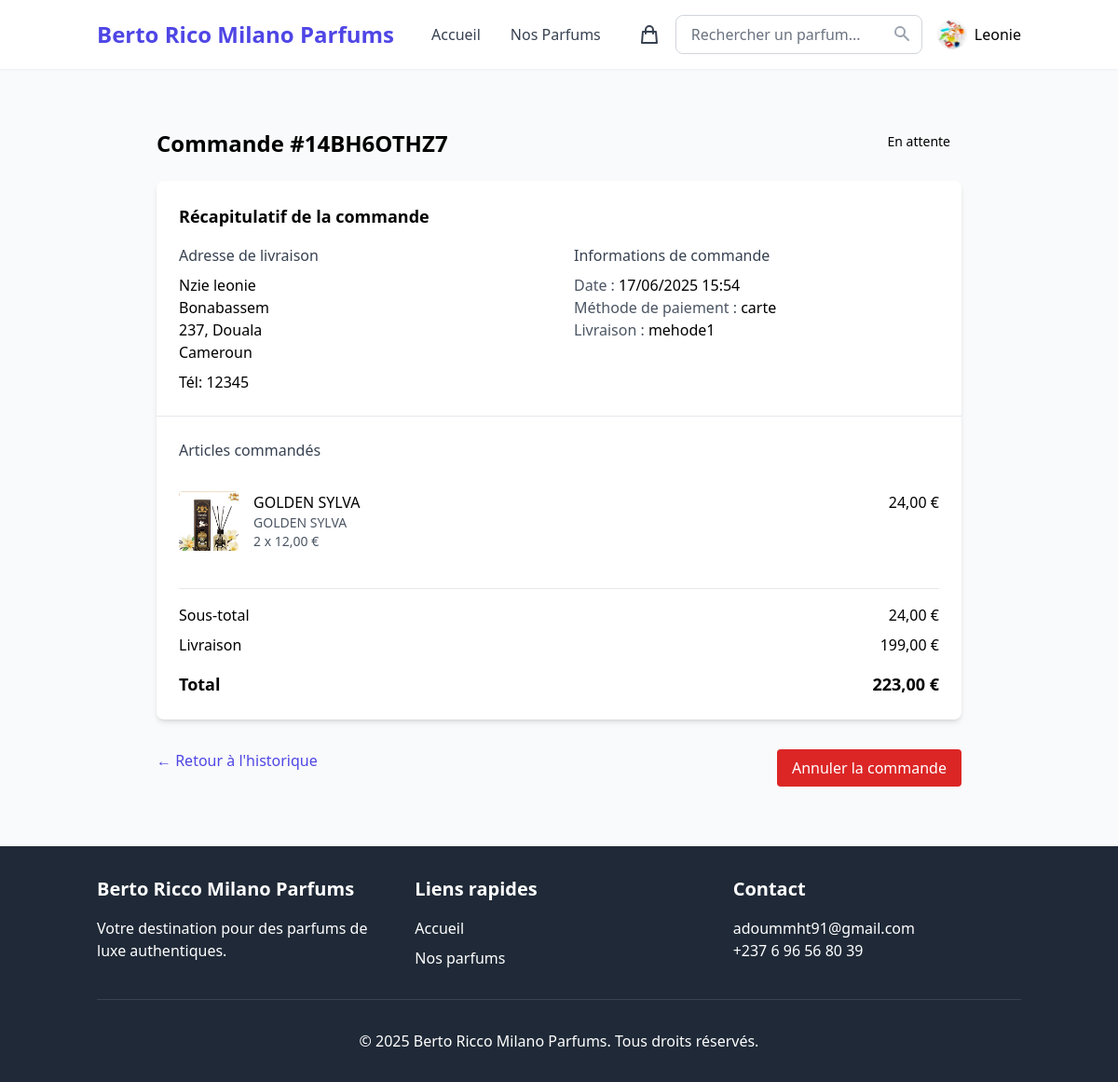
The page /commande/14BH6OTHZ7/ (signed in) on the database its author committed.
### core/models.py (models this page shows, shortened)
class User(AbstractUser):
    phone = models.CharField(max_length=20, blank=True)
    avatar = models.ImageField(upload_to='avatars/', blank=True, null=True)
    email_verified = models.BooleanField(default=False)
    newsletter_subscription = models.BooleanField(default=False)
    class Meta:
        verbose_name = 'Utilisateur'
        verbose_name_plural = 'Utilisateurs'

class Commande(models.Model):
    STATUT_CHOICES = (
        ('en_attente', 'En attente'),
        ('en_traitement', 'En traitement'),
        ('expediee', 'Expédiée'),
        ('livree', 'Livrée'),
        ('annulee', 'Annulée'),
    )
    utilisateur = models.ForeignKey(settings.AUTH_USER_MODEL, on_delete=models.CASCADE)
    numero_commande = models.CharField(max_length=20, unique=True)
    adresse_livraison = models.ForeignKey(AdresseLivraison, on_delete=models.SET_NULL, null=True)
    date_commande = models.DateTimeField(auto_now_add=True)
    statut = models.CharField(max_length=20, choices=STATUT_CHOICES, default='en_attente')
    total = models.DecimalField(max_digits=10, decimal_places=2)
    coupon = models.ForeignKey('Coupon', on_delete=models.SET_NULL, null=True, blank=True)
    reduction = models.DecimalField(max_digits=10, decimal_places=2, default=0)
    frais_livraison = models.DecimalField(max_digits=10, decimal_places=2, default=0)
    methode_paiement = models.CharField(max_length=50)
    methode_livraison = models.ForeignKey(
        'MethodeLivraison',
        on_delete=models.SET_NULL,
        null=True,
        blank=True,
        verbose_name="Méthode de livraison"
    )
    @property
    def total_avant_reduction(self):
        return self.total - self.frais_livraison

class AdresseLivraison(models.Model):
    utilisateur = models.ForeignKey(settings.AUTH_USER_MODEL, on_delete=models.CASCADE, related_name='adresses_livraison')
    nom_complet = models.CharField(max_length=100)
    adresse = models.CharField(max_length=255)
    societe = models.CharField(max_length=100, blank=True)  # Optionnel pour les livraisons en entreprise
    ville = models.CharField(max_length=100)
    complement = models.CharField(max_length=255, blank=True)
    code_postal = models.CharField(max_length=20)
    pays = models.CharField(max_length=100)
    telephone = models.CharField(max_length=20)
    par_defaut = models.BooleanField(default=False)
    notes = models.TextField(blank=True)  # Instructions spéciales pour la livraison
    class Meta:
        verbose_name_plural = "Adresses de livraison"
        ordering = ['-par_defaut', 'ville']

class MethodeLivraison(models.Model):
    nom = models.CharField(max_length=100)
    description = models.TextField(blank=True)
    prix = models.DecimalField(max_digits=10, decimal_places=2)
    delai = models.CharField(max_length=100)
    actif = models.BooleanField(default=True)
    def __str__(self):
        return self.nom

class ArticleCommande(models.Model):
    commande = models.ForeignKey(Commande, on_delete=models.CASCADE, related_name='articles')
    parfum = models.ForeignKey(Parfum, on_delete=models.SET_NULL, null=True)
    quantite = models.PositiveIntegerField()
    prix = models.DecimalField(max_digits=10, decimal_places=2)
    @property
    def sous_total(self):
        return self.quantite * self.prix

class Parfum(models.Model):
    GENRE_CHOICES = [
        ('F', 'Féminin'),
        ('M', 'Masculin'),
        ('U', 'Unisexe'),
    ]
    nom = models.CharField(max_length=200)
    marque = models.ForeignKey(Marque, on_delete=models.CASCADE)
    genre = models.CharField(max_length=1, choices=GENRE_CHOICES)
    description = models.TextField()
    prix = models.DecimalField(max_digits=8, decimal_places=2)
    volume = models.PositiveIntegerField(help_text="Volume en ml")
    image = models.ImageField(upload_to='parfums/')
    note_principale = models.CharField(max_length=100)
    disponible = models.BooleanField(default=True)
    date_ajout = models.DateTimeField(auto_now_add=True)

class Marque(models.Model):
    nom = models.CharField(max_length=100)
    description = models.TextField()
    logo = models.ImageField(upload_to='marques/', blank=True, null=True)
    def __str__(self):
        return self.nom

### core/views.py (the view)
# urls.py: path('commande/<str:numero_commande>/', views.detail_commande, name='detail_commande'),
@login_required
def detail_commande(request, numero_commande):
    commande = get_object_or_404(Commande, numero_commande=numero_commande, utilisateur=request.user)
    context = {
        'commande': commande,
    }
    return render(request, 'core/detail_commande.html', context)

### core/models.py (called while the page is built)
    @property
    def nombre_articles(self):
        return sum(item.quantite for item in self.items.all())

### core/templates/core/detail_commande.html (shortened to what this page needs)
{% extends 'base.html' %}
{% block content %}
<div class="max-w-4xl mx-auto px-4 py-8">
    <div class="flex justify-between items-start mb-6">
        <h1 class="text-2xl font-bold">Commande #{{ commande.numero_commande }}</h1>
        <span class="px-3 py-1 bg-{{ commande.statut_color }}-100 text-{{ commande.statut_color }}-800 rounded-full text-sm">
            {{ commande.get_statut_display }}
        </span>
    </div>
    <div class="bg-white rounded-lg shadow-md overflow-hidden mb-8">
        <div class="p-6 border-b">
            <h2 class="text-lg font-semibold mb-4">Récapitulatif de la commande</h2>
            <div class="grid grid-cols-1 md:grid-cols-2 gap-8">
                <div>
                    <h3 class="font-medium text-gray-700 mb-2">Adresse de livraison</h3>
                    <p>{{ commande.adresse_livraison.nom_complet }}</p>
                    <p>{{ commande.adresse_livraison.adresse }}</p>
                    <p>{{ commande.adresse_livraison.code_postal }}, {{ commande.adresse_livraison.ville }}</p>
                    <p>{{ commande.adresse_livraison.pays }}</p>
                    <p class="mt-2">Tél: {{ commande.adresse_livraison.telephone }}</p>
                </div>
                <div>
                    <h3 class="font-medium text-gray-700 mb-2">Informations de commande</h3>
                    <p><span class="text-gray-600">Date :</span> {{ commande.date_commande|date:"d/m/Y H:i" }}</p>
                    <p><span class="text-gray-600">Méthode de paiement :</span> {{ commande.methode_paiement }}</p>
                    <p><span class="text-gray-600">Livraison :</span> {{ commande.methode_livraison }}</p>
                </div>
            </div>
        </div>
        <div class="p-6">
            <h3 class="font-medium text-gray-700 mb-4">Articles commandés</h3>
            <div class="divide-y">
                {% for article in commande.articles.all %}
                <div class="py-4 flex">
                    <img src="{{ article.parfum.image.url }}" alt="{{ article.parfum.nom }}"
                         class="w-16 h-16 object-cover rounded mr-4">
                    <div class="flex-1">
                        <h4 class="font-medium">{{ article.parfum.nom }}</h4>
                        <p class="text-gray-600 text-sm">{{ article.parfum.marque }}</p>
                        <p class="text-gray-600 text-sm">{{ article.quantite }} x {{ article.prix }} €</p>
                    </div>
                    <div class="font-medium">{{ article.sous_total }} €</div>
                </div>
                {% endfor %}
            </div>
            <div class="mt-6 pt-4 border-t">
                <div class="flex justify-between mb-2">
                    <span>Sous-total</span>
                    <span>{{ commande.total_avant_reduction }} €</span>
                </div>
                <div class="flex justify-between mb-2">
                    <span>Livraison</span>
                    <span>{{ commande.frais_livraison }} €</span>
                </div>
                <div class="flex justify-between font-bold text-lg mt-4">
                    <span>Total</span>
                    <span>{{ commande.total }} €</span>
                </div>
            </div>
        </div>
    </div>
    <div class="flex justify-between">
        <a href="{% url 'core:historique_commandes' %}"
           class="text-indigo-600 hover:text-indigo-800 font-medium">
            &larr; Retour à l'historique
        </a>
        {% if commande.statut == 'en_attente' %}
        <button class="bg-red-600 hover:bg-red-700 text-white px-4 py-2 rounded">
            Annuler la commande
        </button>
        {% endif %}
    </div>
</div>
{% endblock %}

### templates/base.html (shortened to what this page needs)
<!DOCTYPE html>
<html lang="fr">
  <head>
    {% load static tailwind_tags %} {% tailwind_css %}
    <link rel="stylesheet" href="{% static 'css/custom.css' %}" />
  </head>
  <body class="font-sans bg-gray-50">
    <header class="bg-white shadow-sm">
      <div
        class="container mx-auto px-4 py-4 flex justify-between items-center"
      >
        <a
          href="{% url 'core:accueil' %}"
          class="text-2xl font-bold text-indigo-600"
          >Berto Rico Milano Parfums</a
        >
        <nav class="hidden md:flex space-x-8">
          <a
            href="{% url 'core:accueil' %}"
            class="text-gray-700 hover:text-indigo-600"
            >Accueil</a
          >
          <a
            href="{% url 'core:liste_parfums' %}"
            class="text-gray-700 hover:text-indigo-600"
            >Nos Parfums</a
          >
        </nav>
        <div class="flex items-center space-x-4">
          <a
            href="{% url 'core:voir_panier' %}"
            class="text-gray-700 hover:text-indigo-600 relative"
          >
            <svg
              xmlns="http://www.w3.org/2000/svg"
              class="h-6 w-6"
              fill="none"
              viewBox="0 0 24 24"
              stroke="currentColor"
            >
              <path
                stroke-linecap="round"
                stroke-linejoin="round"
                stroke-width="2"
                d="M16 11V7a4 4 0 00-8 0v4M5 9h14l1 12H4L5 9z"
              />
            </svg>
          </a>
          <div class="hidden md:block flex-1 mx-8">
            <form action="{% url 'core:recherche' %}" method="get">
              <div class="relative">
                <input
                  type="text"
                  name="q"
                  placeholder="Rechercher un parfum..."
                  class="w-full py-2 px-4 border border-gray-300 rounded-lg focus:outline-none focus:ring-2 focus:ring-indigo-500"
                />
                <button
                  type="submit"
                  class="absolute right-3 top-2.5 text-gray-400 hover:text-indigo-600"
                >
                  <svg
                    xmlns="http://www.w3.org/2000/svg"
                    class="h-5 w-5"
                    viewBox="0 0 20 20"
                    fill="currentColor"
                  >
                    <path
                      fill-rule="evenodd"
                      d="M8 4a4 4 0 100 8 4 4 0 000-8zM2 8a6 6 0 1110.89 3.476l4.817 4.817a1 1 0 01-1.414 1.414l-4.816-4.816A6 6 0 012 8z"
                      clip-rule="evenodd"
                    />
                  </svg>
                </button>
              </div>
            </form>
          </div>
          {% if user.is_authenticated %}
          <div
            class="relative group"
            x-data="{ open: false }"
            @click.outside="open = false"
          >
            <button
              class="flex items-center space-x-2 focus:outline-none"
              @click="open = !open"
              @mouseover="open = true"
            >
              <img
                class="h-8 w-8 rounded-full"
                src="{% if user.avatar %}{{ user.avatar.url }}{% else %}{% static 'images/default_avatar.png' %}{% endif %}"
                alt="Avatar"
              />
              <span class="hidden md:inline">{{ user.username }}</span>
            </button>
          </div>
          {% endif %}
        </div>
      </div>
    </header>
    <main class="container mx-auto px-4 py-8">
      {% block content %} {% endblock %}
    </main>
    <footer class="bg-gray-800 text-white py-8">
      <div class="container mx-auto px-4">
        <div class="grid grid-cols-1 md:grid-cols-3 gap-8">
          <div>
            <h3 class="text-xl font-bold mb-4">Berto Ricco Milano Parfums</h3>
            <p>Votre destination pour des parfums de luxe authentiques.</p>
          </div>
          <div>
            <h3 class="text-xl font-bold mb-4">Liens rapides</h3>
            <ul class="space-y-2">
              <li>
                <a href="{% url 'core:accueil' %}" class="hover:text-indigo-300"
                  >Accueil</a
                >
              </li>
              <li>
                <a
                  href="{% url 'core:liste_parfums' %}"
                  class="hover:text-indigo-300"
                  >Nos parfums</a
                >
              </li>
            </ul>
          </div>
          <div>
            <h3 class="text-xl font-bold mb-4">Contact</h3>
            <p>adoummht91@gmail.com</p>
            <p>+237 6 96 56 80 39</p>
          </div>
        </div>
        <div class="border-t border-gray-700 mt-8 pt-8 text-center">
          <p>&copy; 2025 Berto Ricco Milano Parfums. Tous droits réservés.</p>
        </div>
      </div>
    </footer>
  </body>
</html>

### static/css/custom.css (style rules this page uses)
body { font-family: 'Arial', sans-serif; }

### rows shown on the page
User: avatar (picture), username "Leonie"
Commande: numero_commande "14BH6OTHZ7", statut "En attente", adresse_livraison.nom_complet "Nzie leonie", adresse_livraison.adresse "Bonabassem", adresse_livraison.code_postal "237", adresse_livraison.ville "Douala", adresse_livraison.pays "Cameroun", adresse_livraison.telephone "12345", date_commande "17/06/2025 15:54", methode_paiement "carte", methode_livraison "mehode1", total_avant_reduction "24,00", frais_livraison "199,00", total "223,00"
ArticleCommande: parfum.image (picture), parfum.nom "GOLDEN SYLVA", parfum.marque "GOLDEN SYLVA", quantite "2", prix "12,00", sous_total "24,00"
